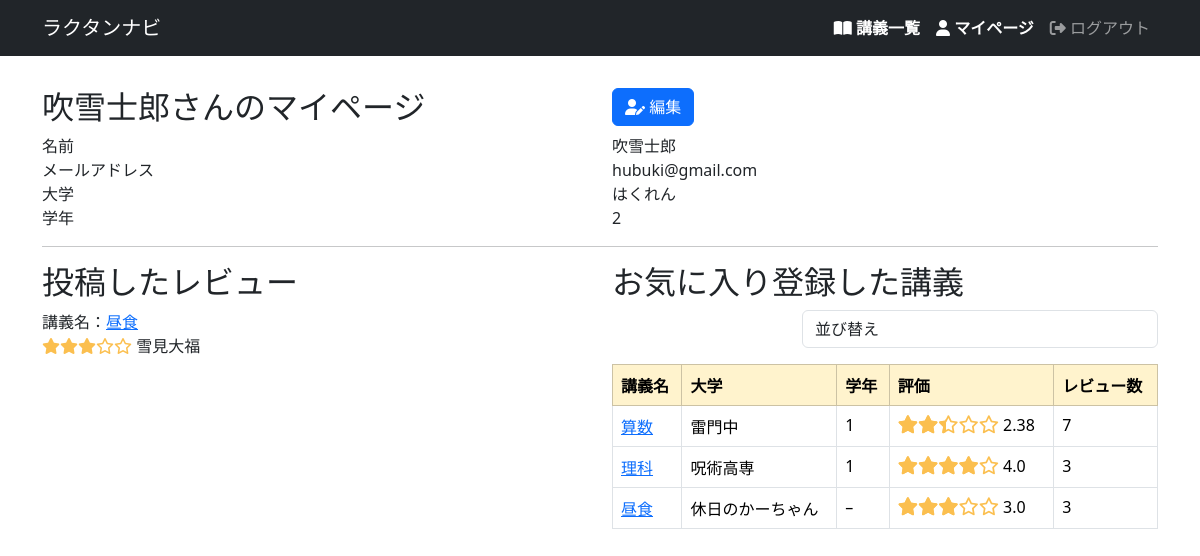
The page /users/7/ (signed in) on the database as committed earlier.
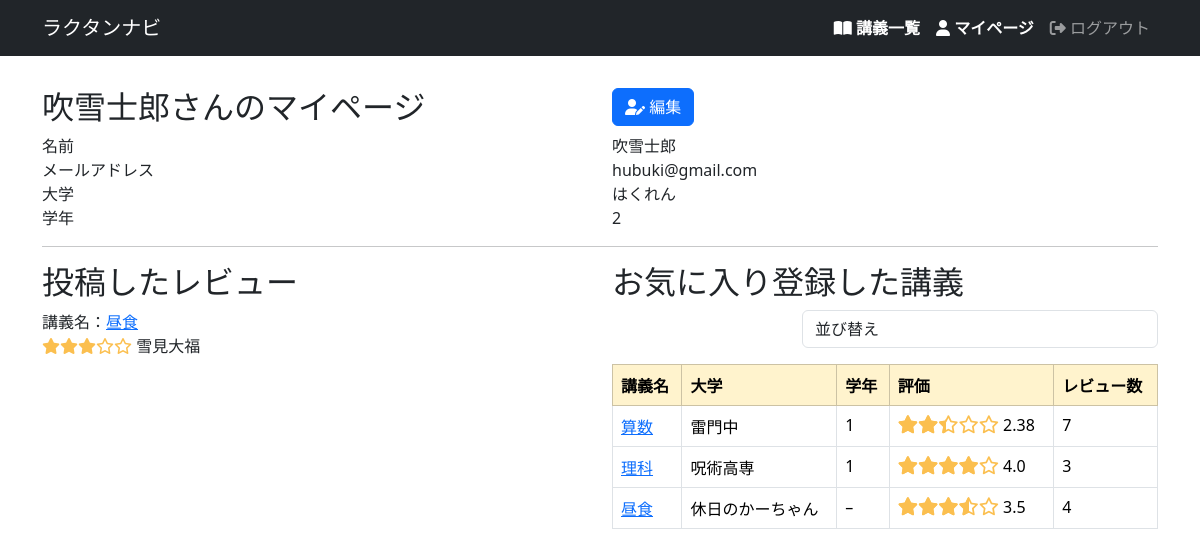
The same page on the database as committed later.
### helloworld/models.py (models this page shows, shortened)
class Lecture(models.Model):
    name = models.CharField(max_length=128)
    body = models.TextField(null=True, blank=True)
    university = models.CharField(max_length=128, null=True, blank=True)
    school_year = models.IntegerField(null=True, blank=True)
    average_score = models.FloatField(null=True, blank=True)
    reviews_count = models.IntegerField(default=0, blank=True)

### helloworld/views.py (the view)
# urls.py: path('users/<int:user_id>/', views.user_show, name='users_show'),
@login_required
def user_show(request, user_id):
    user = get_object_or_404(User, pk=user_id)
    if user != request.user:
        messages.error(request, 'このページのアクセスは許可されていません。')
        return redirect('top')
    reviews = user.review_set.all()
    lectures = Lecture.objects.filter(favorite__user=request.user).distinct()
    sort = request.GET.get('sort')
    if sort == 'review_count_desc':
        lectures = lectures.order_by('-reviews_count')  # レビュー高い順
    elif sort == 'review_count_asc':
        lectures = lectures.order_by('reviews_count')  # レビュー低い順
    elif sort == 'average_score_desc':
        lectures = lectures.order_by('-average_score')  # 評価高い順
    elif sort == 'average_score_asc':
        lectures = lectures.order_by('average_score')  # 評価低い順
    context = {
        'user': user,
        'reviews': reviews,
        'lectures': lectures,
        'sort': sort,
    }
    return render(request, 'snippets/users/show.html', context)

### helloworld/templatetags/star_filters.py (called while the page is built)
@register.filter
def rating_to_percent(value):
    try:
        return float(value) / 5 * 100
    except (ValueError, TypeError):
        return 0

### helloworld/templates/snippets/users/show.html (shortened to what this page needs)
{% extends 'base.html' %}
{% load django_bootstrap5 %}
{% block main %}
<div class="row">
  <div class="col d-flex align-items-end">
    <h2>{{ user.username }}さんのマイページ</h2>
  </div>
  <div class="col">
    <a href="{% url 'users_edit' user.id %}" class="btn btn-primary"><i class="fa-solid fa-user-pen"></i> 編集</a>
  </div>
</div>
<div class="row">
    <div class="col">名前</div>
    <div class="col">{{ user.username }}</div>
</div>
<div class="row">
    <div class="col">メールアドレス</div>
    <div class="col">{{ user.email }}</div>
</div>
<div class="row">
    <div class="col">大学</div>
    <div class="col">{{ user.university|default:"" }}</div>
</div>
<div class="row">
    <div class="col">学年</div>
    <div class="col">{{ user.school_year|default:"" }}</div>
</div>
<hr>
<div class="row">
    <div class="col">
        <h2>投稿したレビュー</h2>
        {% if reviews %}
        {% for review in reviews %}
        <div>
            講義名：<a href="{% url 'lectures_show' review.lecture.id %}">{{ review.lecture.name }}</a>
            <p>
                {% include 'lectures/_star.html' with score=review.score %}
                {{ review.title }}
            </p>
        </div>
        {% endfor %}
        {% else %}
        <p>まだレビューを投稿していません。</p>
        {% endif %}
    </div>
    <div class="col">
        <h2>お気に入り登録した講義</h2>
        {% if lectures %}
        <div class="row">
            <div class="col-8 offset-4">
                <form method="get" class="form-inline">
                  <select name="sort" class="form-control mr-2" onchange="this.form.submit()">
                    <option value="">並び替え</option>
                  </select>
                </form>
            </div>
        </div>
        {% include 'lectures/_lectures_table.html' %}
        {% else %}
        <p>まだお気に入り登録した講義はありません。</p>
        {% endif %}
    </div>
</div>
{% endblock %}

### helloworld/templates/snippets/lectures/_lectures_table.html
<table class="table table-hover table-bordered">
    <thead class="table table-warning">
        <tr>
            <th>講義名</th>
            <th>大学</th>
            <th>学年</th>
            <th>評価</th>
            <th>レビュー数</th>
        </tr>
    </thead>
    <tbody>
        {% for lecture in lectures %}
        <tr>
            <td>
                <a href="{% url 'lectures_show' lecture.id %}">{{ lecture.name }}</a>
            </td>
            <td>{{ lecture.university|default:"–" }}</td>
            <td>{{ lecture.school_year|default:"–" }}</td>
            <td>
                {% load star_filters %}
                <div class="star-rating">
                  <div class="star-rating-fill" style="width: {{ lecture.average_score|rating_to_percent }}%;"></div>
                </div>
                {{ lecture.average_score|default:"" }}
            </td>
            <td>{{ lecture.reviews_count }}</td>
        </tr>
        {% endfor %}
    </tbody>
</table>

Rows that differ between the two databases and show on the page:
changed Lecture "昼食": average_score "3.0" → "3.5"; reviews_count "3" → "4"
